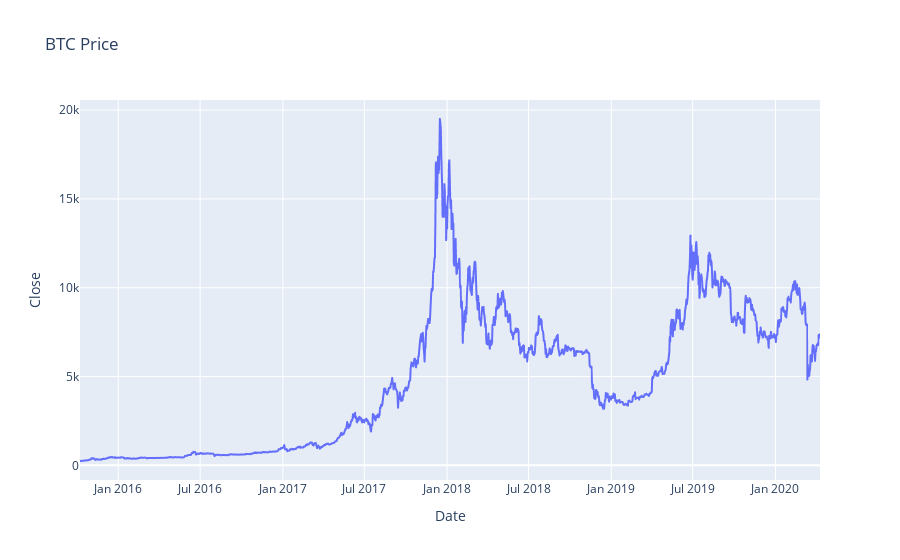

This figure's notebook cell:
### Code cell
fig = px.line(df, x="Date", y="Close", title='BTC Price')
fig.show()

### Figure 1 — Plotly figure (JSON) as saved in the notebook; plotly's stock layout.template omitted (floating-point values rounded to 4 significant figures; data arrays with more than 128 entries replaced by an {"elided": "..."} marker saying what was removed)
{"data": [{"hovertemplate": "Date=%{x}<br>Close=%{y}<extra></extra>", "legendgroup": "", "line": {"color": "#636efa", "dash": "solid"}, "mode": "lines", "name": "", "showlegend": false, "type": "scattergl", "x": {"elided": "1646 str values"}, "xaxis": "x", "y": {"elided": "1646 float values"}, "yaxis": "y"}], "layout": {"legend": {"tracegroupgap": 0}, "title": {"text": "BTC Price"}, "xaxis": {"anchor": "y", "domain": [0, 1], "title": {"text": "Date"}}, "yaxis": {"anchor": "x", "domain": [0, 1], "title": {"text": "Close"}}}}
